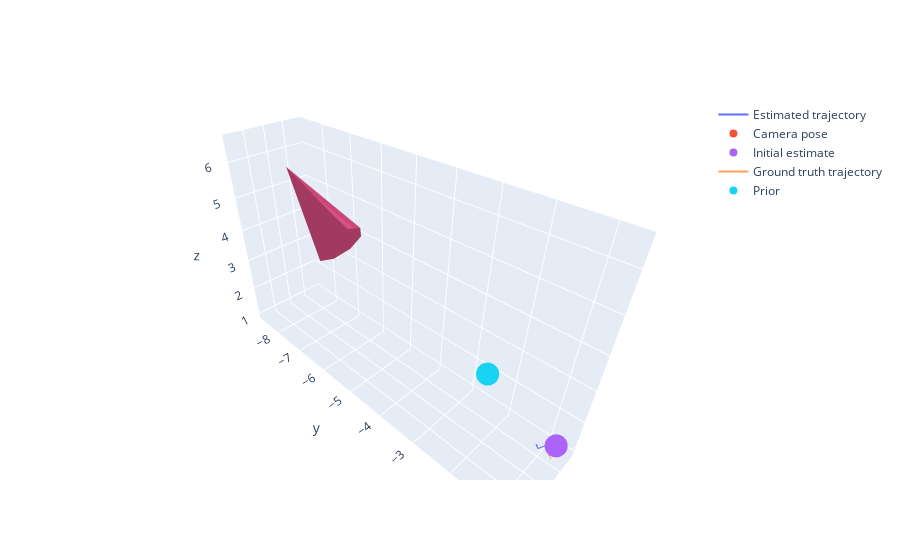

Notebook source saved alongside this figure:
### Code cell
# Plot smoothed poses vs GT using plotly.
import plotly.graph_objects as go

cube_poses_np = np.array([cube_poses[ii].translation() for ii in range(len(cube_poses))])

fig = go.Figure(data=[go.Scatter3d(x=cube_poses_np[:, 0], y=cube_poses_np[:, 1], z=cube_poses_np[:, 2], mode='lines', name='Estimated trajectory')])

# Scatter the camera pose with an arrow pointing along the view dir.
fig.add_trace(go.Scatter3d(x=[camera_pose.translation()[0]], y=[camera_pose.translation()[1]], z=[camera_pose.translation()[2]], mode='markers', name='Camera pose'))
view_dir = 5 * camera_pose.rotation().matrix() @ np.array([0, 0, 1])

fig.add_trace(go.Cone(x=[camera_pose.translation()[0]], y=[camera_pose.translation()[1]], z=[camera_pose.translation()[2]], u=[-view_dir[0]], v=[-view_dir[1]], w=[-view_dir[2]], showscale=False, name='Camera view dir'))

# Scatter a point at the first state estimate.
fig.add_trace(go.Scatter3d(x=[cube_poses_np[0, 0]], y=[cube_poses_np[0, 1]], z=[cube_poses_np[0, 2]], mode='markers', name='Initial estimate'))

# gt_poses = []
# for tt in range(traj["images"].shape[0]):
#     object_pose = traj["object_poses"][tt].double()
#     camera_pose = traj["camera_poses"][tt].double()
#     gt_poses.append(PP_TO_GTSAM @ camera_pose.Inv() @ object_pose)
# gt_poses_np = np.array([gt_pose.translation() for gt_pose in gt_poses])
gt_poses = traj["object_poses"].double()
gt_poses_np = np.array([gt_pose.translation() for gt_pose in gt_poses])

fig.add_trace(go.Scatter3d(x=gt_poses_np[:, 0], y=gt_poses_np[:, 1], z=gt_poses_np[:, 2], mode='lines', name='Ground truth trajectory'))

# Plot the prior.
fig.add_trace(go.Scatter3d(x=[prior_pose_mean.translation()[0]], y=[prior_pose_mean.translation()[1]], z=[prior_pose_mean.translation()[2]], mode='markers', name='Prior'))

# Set aspect ratio to be true.
fig.update_layout(scene=dict(aspectmode='data'))

fig.show()

### Figure 1 — Plotly figure (JSON) as saved in the notebook; plotly's stock layout.template omitted (floating-point values rounded to 4 significant figures)
{"data": [{"mode": "lines", "name": "Estimated trajectory", "type": "scatter3d", "x": [-2.27, -2.253, -2.238, -2.206, -2.151, -2.095, -2.054, -2.019, -1.992, -1.979, -1.974, -1.969, -1.963, -1.96, -1.964, -1.968, -1.972, -1.976, -1.982, -1.985, -1.987, -1.989, -1.991, -1.992], "y": [-0.7583, -0.7821, -0.7952, -0.8284, -0.9037, -0.965, -0.9924, -1.009, -1.019, -1.025, -1.025, -1.034, -1.051, -1.067, -1.074, -1.077, -1.075, -1.071, -1.066, -1.06, -1.055, -1.052, -1.048, -1.047], "z": [1.302, 1.287, 1.266, 1.244, 1.201, 1.129, 1.094, 1.074, 1.068, 1.072, 1.082, 1.1, 1.125, 1.148, 1.159, 1.161, 1.16, 1.157, 1.152, 1.146, 1.143, 1.142, 1.139, 1.136]}, {"mode": "markers", "name": "Camera pose", "type": "scatter3d", "x": [-0.9737], "y": [-6.763], "z": [4.658]}, {"name": "Camera view dir", "showscale": false, "type": "cone", "u": [-0.5887], "v": [-4.089], "w": [2.816], "x": [-0.9737], "y": [-6.763], "z": [4.658]}, {"mode": "markers", "name": "Initial estimate", "type": "scatter3d", "x": [-2.27], "y": [-0.7583], "z": [1.302]}, {"mode": "lines", "name": "Ground truth trajectory", "type": "scatter3d", "x": [-2.342, -2.306, -2.263, -2.218, -2.17, -2.123, -2.097, -2.071, -2.05, -2.041, -2.039, -2.039, -2.039, -2.039, -2.039, -2.039, -2.039, -2.039, -2.039, -2.039, -2.039, -2.039, -2.039, -2.04], "y": [-0.7488, -0.7741, -0.791, -0.8005, -0.8052, -0.8031, -0.7784, -0.7565, -0.7451, -0.7394, -0.7386, -0.7386, -0.7387, -0.7387, -0.7387, -0.7387, -0.7387, -0.7388, -0.7388, -0.7388, -0.7388, -0.7389, -0.7389, -0.7389], "z": [1.323, 1.274, 1.236, 1.176, 1.082, 0.9753, 0.9968, 0.9784, 0.968, 0.9684, 0.9685, 0.9684, 0.9685, 0.9685, 0.9684, 0.9685, 0.9685, 0.9684, 0.9685, 0.9685, 0.9684, 0.9684, 0.9685, 0.9684]}, {"mode": "markers", "name": "Prior", "type": "scatter3d", "x": [-2.465], "y": [-2.551], "z": [2.016]}], "layout": {"scene": {"aspectmode": "data"}}}
